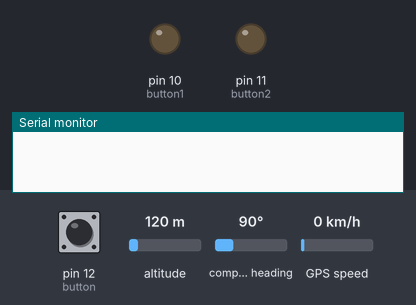
This sketch was run on a simulated Arduino Mega 2560, built with avr-gcc and run on an emulated ATmega2560. On the bench: output pins drawn as LEDs (lit = HIGH), the last lines printed to the serial monitor. Dashed ring = blinking. The inputs (shaded band) are chosen by the test bench; at power-on: compass heading 90°, pin 12 (button) HIGH, altitude 120 m, GPS speed 0 km/h. The GPS gets a fix after 3 s at 37.7749, -122.4194 with 8 satellites; the modem accepts every AT command (registered, SIM ready, sends succeed) and sends nothing else.

Above: at 1.2 s.
1.3 s: compass heading set to 3°
5.2 s: compass heading set to 0°
At 7.28 s:
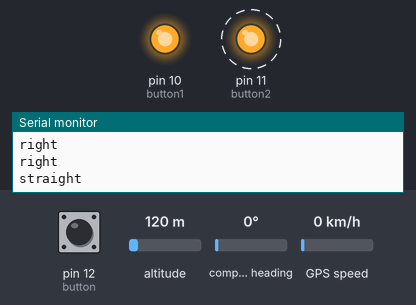
9.1 s: pin 12 (button) pulled LOW for 1 s
At 9.7 s:
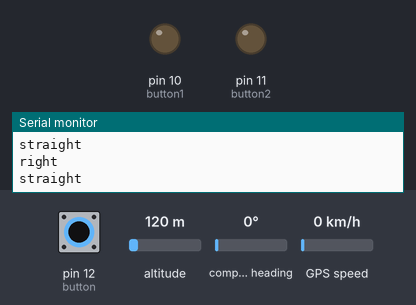
14.0 s: pin 12 (button) pulled LOW for 3.2 s
At 15.48 s:
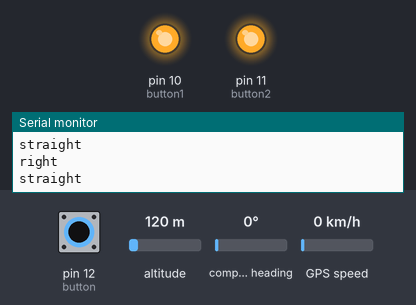
Timing chart, 0 to 23.6 s (numbered marks = the images above; inputs shaded):
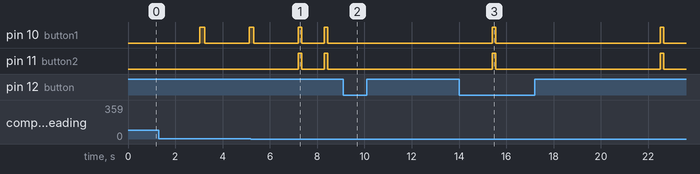

Measured:
- the behaviour switches between 2 and 1° on compass heading (found by bisection; images 0 and 1)
- after the input at 5.2 s, pin 11 (button2): alternates HIGH for 0.15 s and LOW for 0.95 s, starting after 2.0 s
- after the input at 9.1 s, pin 10 (button1), pin 11 (button2): stops changing and stays LOW
- after the input at 14.0 s, pin 10 (button1), pin 11 (button2): LOW → HIGH after 8.5 s, → LOW 0.15 s later

The sketch:

Robot_Code.ino
```cpp
#include <TinyGPS.h>
#include <Wire.h>
int button1 = 10;
int button2 = 11;
#define led 13
void received_sms(void);
int k=0;
float lat2,lon2;
void distance(void);
int button = 12;
int HMC6352Address = 0x42;
int slaveAddress;
byte headingData[2];
int i, headingValue;
     // tiny gps library code
  float flat, flon;
   float heading=0;
int headinggps;

TinyGPS gps;


int x4=0;
void gpsdump(TinyGPS &gps);
bool feedgps();
void setup()
{
  Serial2.begin(9600); // connect serial
  Serial1.begin(4800);
  Serial.begin(9600);
  pinMode (button,INPUT);
  pinMode (button1,OUTPUT);
  pinMode (button2,OUTPUT);
}
void loop()
{

  bool newdata = false;
   if(k=0){
     received_sms();
   }

  unsigned long start = millis();
  while (millis() - start < 250)            // get new data every 1/4 of a second
  {
    if (feedgps())
      newdata = true;
  }

  if (newdata)
  {

    gpsdump(gps);

  }

}


void gpsdump(TinyGPS &gps)
{
  float lat, lon;

  unsigned long age, date, time, chars;

  unsigned short sentences, failed;


  feedgps(); // If we don't feed the gps during this long routine, we may drop characters and get checksum errors

  gps.f_get_position(&lat, &lon, &age);
  feedgps();
  flat=lat;
  flon=lon;
  feedgps();
  headinggps= gps.course();
  feedgps();
  gps.stats(&chars, &sentences, &failed);

 if(digitalRead(button) == LOW)
    {
      Serial2.println("AT");
  delay(1000);
  Serial2.println("AT+CMGS=\"+923224541334\"");  //sending sms number
  delay(1000);
      Serial2.print(lat,14);Serial2.print(",");// print latitude
   Serial2.println(lon,14); // print longitude
   delay(1000);

   Serial2.write(byte(26));

 delay(3000);

    }
    distance();
}


bool feedgps()
{

  while (Serial1.available())
  {
    if (gps.encode(Serial1.read()))
      return true;
  }
  return false;
}

//----------------------------------------------------------


void received_sms(void)
{
  int h,n,f;
  char inByte;
  char arr[100]={0};
  char lat3[50]={0};
  char lon3[50]={0};
  k=1;
  Serial.print( " m in function ");

/*  do{
    while ( !Serial2.available() );
    inByte = Serial2.read();
  }while(inByte != 'K');

  while ( !Serial2.available() );
    inByte = Serial2.read();
    while ( !Serial2.available() );
    inByte = Serial2.read();*/


  for(int z=0; z<4; z++)
  {
    do
    {
        while ( !Serial2.available() );

    } while ( ',' != Serial2.read() );
    Serial.print("m in do while");
  }

  do
    {
        while ( !Serial2.available() );
    } while ( '\r' != Serial2.read() );

    Serial.print(" I have detected quotes ");


    /*while ( !Serial2.available() );
    inByte = Serial2.read();
    while ( !Serial2.available() );
    inByte = Serial2.read();*/
    int y=0;

      do
      {
       while ( !Serial2.available() );
        inByte = Serial2.read();
        arr[y]=inByte;
        Serial.write( inByte );
        y++;
      }while(inByte != '\r');

       int c=0;
        Serial.print("lat=");


        for(int a=1;a<18;a++)
        {
          lat3[c]= arr[a];
          Serial.write( lat3[c] );
          c++;
        }
        int b=1;
        Serial.print("lon=");

        for(int a=19;a<36;a++)
        {
          lon3[b]= arr[a];
          Serial.write( lon3[b] );
          b++;
        }
 lat2 = atof(lat3);
 lon2= atof(lon3);

 }


void distance(){
float x2lat = lat2;      // setting x2lat and x2lon equal to our first waypoint
float x2lon = lon2;
 float flat1=flat;
 float flon1=flon;
float dist_calc=0;
float dist_calc2=0;
float diflat=0;
float diflon=0;

//------------------------------------------ distance formula below. Calculates distance from current location to waypoint
diflat=radians(x2lat-flat1);  //notice it must be done in radians
flat1=radians(flat1);
x2lat=radians(x2lat);
diflon=radians((x2lon)-(flon1));

dist_calc = (sin(diflat/2.0)*sin(diflat/2.0));
dist_calc2= cos(flat1);
dist_calc2*=cos(x2lat);
dist_calc2*=sin(diflon/2.0);
dist_calc2*=sin(diflon/2.0);
dist_calc +=dist_calc2;

dist_calc=(2*atan2(sqrt(dist_calc),sqrt(1.0-dist_calc)));

dist_calc*=6371000.0; //Converting to meters

//Serial.println(dist_calc);
if(dist_calc<1){ // are we within a meter of the waypoint?
  done();
}
//-----------------------------------------heading formula below. Calculates heading to the waypoint from the current locaiton
 flon1 = radians(flon1);  //also must be done in radians
 x2lon = radians(x2lon);
 float heading=0;
heading = atan2(sin(x2lon-flon1)*cos(x2lat),cos(flat1)*sin(x2lat)-sin(flat1)*cos(x2lat)*cos(x2lon-flon1)),2*3.1415926535;
heading = heading*180/3.1415926535;  // convert from radians to degrees
int head =heading;
if(head<0){
  heading+=360;   //if the heading is negative then add 360 to make it positive
}

//Serial.println("heading:");
//Serial.println(heading);
//-------------------------------------------------------------
int x4=0;
int turn=0;
headinggps*=10E-3;
x4=headinggps-heading;   //getting the difference of our current heading to our needed heading
// if(heading>headinggps+90){
  // pd=2;
 //}
 //if(heading<headinggps-90){
  // pd=2;
 //}
//-------------------------------------- below tells us which way we need to turn
if(x4>=-180){
  if(x4<=0){
    turn=8;    //set turn =8 which means "right"
  }
}
if(x4<-180){
  turn=5;      //set turn = 5 which means "left"
}
if(x4>=0){
  if(x4<180){
    turn=5;   //set turn = 5 which means "left"
  }
}
if(x4>=180){     //set turn =8 which means "right"
  turn=8;
}

//----------------------------------
float decheading=headinggps;
float hd = gps.course()*10E-3;
if(hd>heading-2){
  if(hd<heading+2){  // if we are close to the needed heading
    turn=3;   //then set turn = 3 meaning go "straight"
  }
}

if(turn==3){
  Serial.println("straight");
  digitalWrite(button1, HIGH);
  digitalWrite(button2, HIGH);
  delay(150);
  digitalWrite(button1, LOW);
  digitalWrite(button2, LOW);
  delay(700);
                             //enter straight code here
}
if(turn==8){
  Serial.println("right");
  rightturn();

}

if(turn==5){
  Serial.println("left");
  leftturn();


}


 //---------------------------------------------------------------

}

void done(){


      done();
}


void rightturn()
{
  unsigned long age;
  if(headinggps+2>heading){
  if(headinggps-2<heading){        // Go straight here
  Serial.println("straight");
  digitalWrite(button1, HIGH);
  digitalWrite(button2, HIGH);
  delay(150);
  digitalWrite(button2, LOW);
  digitalWrite(button1, LOW);
  delay(700);
    return;
  }
  }
  digitalWrite(button, HIGH);
  digitalWrite(button1, HIGH);
  delay(200);
  digitalWrite(button1, LOW);
  delay(50);
  digitalWrite(button, LOW);
  delay(800);
 //------------------------------------------------------Calculate heading and compare again
  feedgps();
  headinggps= gps.course();
  feedgps(); // If we don't feed the gps during this long routine, we may drop characters and get checksum errors
  gps.f_get_position(&flat, &flon, &age);
  float x2lat = lat2;      // setting x2lat and x2lon equal to our first waypoint
  float x2lon = lon2;
  float flat1=flat;
  float flon1=flon;
  flon1 = radians(flon1);  //also must be done in radians
  x2lon = radians(x2lon);
  flat1=radians(flat1);
  x2lat=radians(x2lat);
  float heading=0;
  heading = atan2(sin(x2lon-flon1)*cos(x2lat),cos(flat1)*sin(x2lat)-sin(flat1)*cos(x2lat)*cos(x2lon-flon1)),2*3.1415926535;
  heading = heading*180/3.1415926535;  // convert from radians to degrees
  int head =heading;
  if(head<0){
  heading+=360;   //if the heading is negative then add 360 to make it positive
  int x4=0;
  int turn=0;
  headinggps*=10E-3;
  x4=headinggps-heading;  //getting the difference of our current heading to our needed heading
  if(x4<-180){
  return;      //set turn = 5 which means "left"
}
if(x4>=0){
  if(x4<180){
    return;   //set turn = 5 which means "left"
  }
}
rightturn();
}


}

//------------------------------------------------------------------------------
//------------------------------------------------------------------
//----------------------------------------------left turning
void leftturn(){
    unsigned long age;
  if(headinggps+2>heading){
  if(headinggps-2<heading){        // Go straight here
  Serial.println("straight");
  digitalWrite(button1, HIGH);
  digitalWrite(button2, HIGH);
  delay(150);
  digitalWrite(button2, LOW);
  digitalWrite(button1, LOW);
  delay(700);
  return;
  }
  }
  digitalWrite(button1, HIGH);
  digitalWrite(button, HIGH);
  delay(200);
  digitalWrite(button, LOW);
  delay(50);
  digitalWrite(button1, LOW);
  delay(800);
 //------------------------------------------------------Calculate heading and compare again
  feedgps();
  headinggps= gps.course();
  feedgps(); // If we don't feed the gps during this long routine, we may drop characters and get checksum errors
  gps.f_get_position(&flat, &flon, &age);
  float x2lat = lat2;      // setting x2lat and x2lon equal to our first waypoint
  float x2lon = lon2;
  float flat1=flat;
  float flon1=flon;
  flon1 = radians(flon1);  //also must be done in radians
  x2lon = radians(x2lon);
  flat1=radians(flat1);
  x2lat=radians(x2lat);
  float heading=0;
  heading = atan2(sin(x2lon-flon1)*cos(x2lat),cos(flat1)*sin(x2lat)-sin(flat1)*cos(x2lat)*cos(x2lon-flon1)),2*3.1415926535;
  heading = heading*180/3.1415926535;  // convert from radians to degrees
  int head =heading;
  if(head<0){
  heading+=360;   //if the heading is negative then add 360 to make it positive
  int x4=0;
  int turn=0;
  headinggps*=10E-3;
  x4=headinggps-heading;  //getting the difference of our current heading to our needed heading
  if(x4>=180){     //set turn =8 which means "right"
  return;
}
  if(x4>=-180){
  if(x4<=0){
   return;    //set turn =8 which means "right"
  }
}
leftturn();


}
}
```
